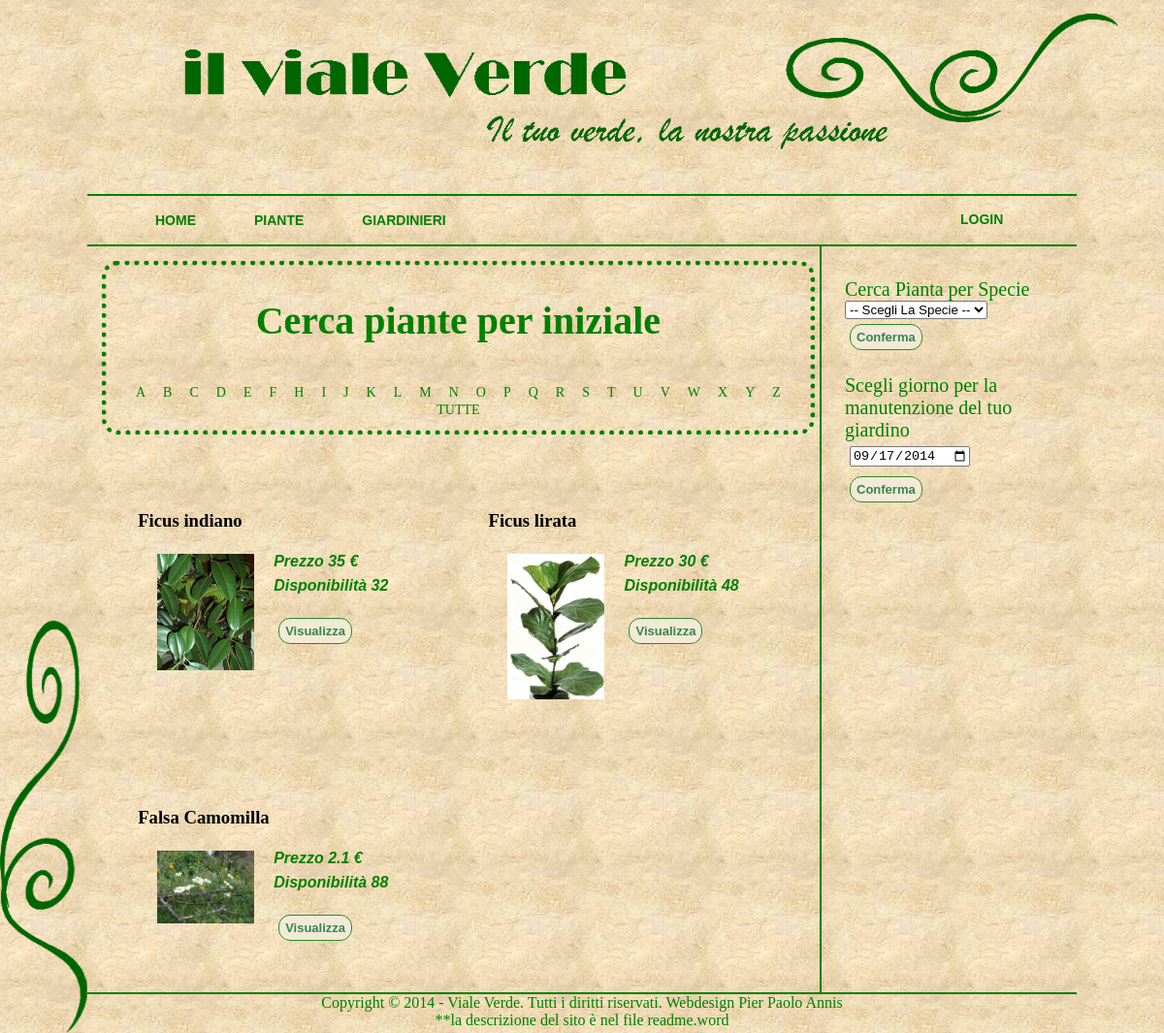
The app's page /index.php?elenco=F with its own data.
### tables this page shows
CREATE TABLE IF NOT EXISTS `pianta` (
  `IdPianta` int(11) NOT NULL AUTO_INCREMENT,
  `Nome` varchar(50) NOT NULL,
  `Descrizione` text,
  `Disponibilita` int(11) NOT NULL,
  `IdSpecieFK` int(11) NOT NULL,
  `Immagine` varchar(200) NOT NULL COMMENT 'scrivere l''indirizzo dell''immagine',
  `Prezzo` decimal(10,2) DEFAULT NULL,
  PRIMARY KEY (`IdPianta`),
  KEY `pianta_ibfk_1` (`IdSpecieFK`)
);

### php/index.php (called while the page is built, shortened)
<?php
include("controller/functions.php");
include("view/master.php");

### index.php (called while the page is built)
<?php
include("php/index.php");

### php/model/Pianta.php (called while the page is built, shortened)
<?php
class Pianta{
    private $disponibilita;
    private $prezzo;
    private $nome;
    private $immagine;
    public function getImmagine() {
        return $this->immagine;
    }
    public function setImmagine($immagine) {
        $this->immagine = $immagine;
        return true;
    }
    public function getNome() {
        return $this->nome;
    }
    public function setNome($nome) {
        $this->nome = $nome;
        return true;
    }
    public function getDisponibilita() {
        return $this->disponibilita;
    }
    public function setDisponibilita($disponibilita) {
        $this->disponibilita = intval($disponibilita);
        return true;
    }
    public function getPrezzo() {
        return $this->prezzo;
    }
    public function setPrezzo($prezzo) {
        $this->prezzo = (floatval($prezzo));
        return true;
    }
}

### php/dbclass_1.php (called while the page is built, shortened)
<?php
class DBclass_1{
				private $attiva=false;
public function query($sql)
{
if(isset($this->attiva))
 {
  $sql = mysql_query($sql) or die (mysql_error());
  return $sql;
  } else {
    return false;
  }
 }
} ?>

### php/view/other/ListaSpecie.php (the view, shortened to what this page needs)
<div id="ListaSpecie">
<form method="get" action="index.php">
<fieldset>
    <label> Cerca Pianta per Specie</label><br>
    <select name="specie">
        <option value="null"> -- Scegli La Specie -- </option>
    </select>
    <input type="submit" name="job" value="Conferma"/>
</fieldset>
</form>
    </div>

### php/view/other/ElencoPiante.php (shortened to what this page needs)
<div id="ElencoPiante">
<?php if ((count($piante)-1)>0){ ?>
<fieldset>
        <?php for($count=0;$count<count($piante)-1;$count++){ ?>
                <div class=dettagli>
                <h3><?php echo $piante[$count]->getNome();?> </h3>
	   	<p>Prezzo <?php echo $piante[$count]->getPrezzo(); ?> €
                <img src="images/<?php echo $piante[$count]->getImmagine(); ?>"/>
                <?php if($piante[$count]->getDisponibilita()==0) { ?></p>
                <p>NON DISPONIBILE
                 <?php }else{ ?>
                    <br>Disponibilità
                        <?php echo $piante[$count]->getDisponibilita(); }?>
                </p>
        <?php if ($mansione=="amministratore"){ include 'php/view/admin/ModificaPianta.php'; } else {  ?>
                <form method="get" action="index.php">
                    <input type="submit" name="job" value="Visualizza" /><br>
                </form>
        <?php } ?>
            </div>
        <?php } ?>
    </fieldset>
<?php } else { ?>
<p>non ci sono piante </p>
<?php } ?>
</div>

### css/style.css (style rules this page uses)
body { background: url("../images/sfondo1.jpg"); color:black; width:85%; margin: 0px auto; }
#ListaSpecie { padding-top: 10%; }
#aside form { //margin: 20px; //margin-bottom:40px; }
#aside fieldset { width:200px; }
fieldset { //margin:50px; border-color:transparent; }
p { font-family: Arial; font-weight: bold; font-style: Italic; color: green; size:8%; line-height: 25px; text-align:justify; }
.dettagli { padding:5%; float:left; width: 40%; }
.dettagli img { margin:20px; margin-top:5px; float:left; width:100px; }
label { color:green; font-family: Arial Rounded MT Bold; font-size: 20px; }
input[type="submit"] { -webkit-border-radius: 12; -moz-border-radius: 12; border-radius: 12px; font-family: Arial; font-weight: Bold; color: #37854c; font-size: 13px; background: #f2ead7; padding: 5px 6px 5px 6px; border: solid #2d8c1f 1px; text-decoration: none; }
fieldset input { margin:5px; }

### records on screen
pianta: Nome "Ficus indiano", Prezzo "35", Immagine (picture), Disponibilita "32"
pianta: Nome "Ficus lirata", Prezzo "30", Immagine (picture), Disponibilita "48"
pianta: Nome "Falsa Camomilla", Prezzo "2.1", Immagine (picture), Disponibilita "88"
